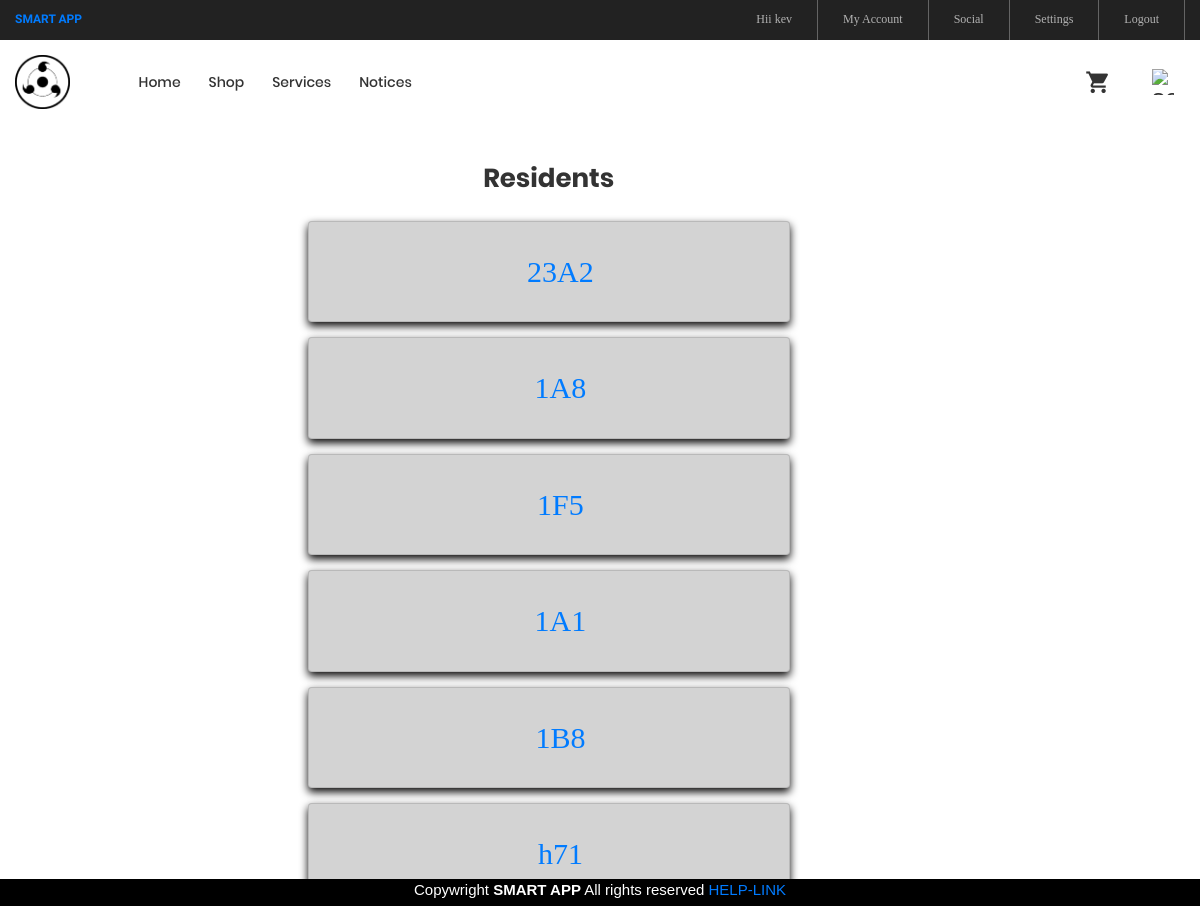
/residents/ (signed in), run on the app's committed database.
### signin/models.py (models this page shows, shortened)
class UserProfile(models.Model):
        user = models.OneToOneField(User, on_delete=models.CASCADE)
        flat_number = models.CharField(max_length=30)
        mobile_number = models.CharField(max_length=20)
        pro_pic=models.ImageField(upload_to='images',blank=True,null=True)

### ser/views.py (the view)
# urls.py: path('residents/',views.residents,name="residents"),
@login_required
def residents(request):
    tenants=UserProfile.objects.all()
    info=[]
    for x in tenants:
        y={'flnum':x.flat_number}
        info.append(y)
    context={
            'info':info
        }
    return render(request,'residents.html',context)

### templates/residents.html (shortened to what this page needs)
{% extends "base.html" %}
{% load static %}
{% block page_content %}
<body>
<div class="row " style="margin-top: 10%">
  <div class="col-md-3"></div>
<div  class="col-md-5" style="color:black">
    <h1 class="ltext-108 cl2 hov-cl1 trans-04 p-b-10" style="text-align: center;">Residents</h1>
    {% for y in info %}
    <div class="card p-3 m-t-15" style="background-color: lightgray">
	<li class="btn">
                        <a class="nav-link" href= "{% url 'category-list' y.flnum %}" style="font-size: 30px"><span class="lnr lnr-apartment">{{y.flnum}}</span></a>
                    </li>
    </div>
{% endfor %}
</body>
{% endblock %}

### templates/base.html (shortened to what this page needs)
{% load static	 %}
<!DOCTYPE html>
<html lang="en">
<head>
	<link rel="stylesheet" type="text/css" href="{% static 'vendor/bootstrap/css/bootstrap.min.css' %}">
	<link rel="stylesheet" type="text/css" href="{% static 'fonts/font-awesome-4.7.0/css/font-awesome.min.css' %}">
	<link rel="stylesheet" type="text/css" href="{% static 'fonts/iconic/css/material-design-iconic-font.min.css' %}">
	<link rel="stylesheet" type="text/css" href="{% static 'fonts/linearicons-v1.0.0/icon-font.min.css' %}">
	<link rel="stylesheet" type="text/css" href="{% static 'vendor/animate/animate.css' %}">
	<link rel="stylesheet" type="text/css" href="{% static 'vendor/css-hamburgers/hamburgers.min.css' %}">
	<link rel="stylesheet" type="text/css" href="{% static 'vendor/animsition/css/animsition.min.css' %}">
	<link rel="stylesheet" type="text/css" href="{% static 'vendor/select2/select2.min.css' %}">
	<link rel="stylesheet" type="text/css" href="{% static 'vendor/daterangepicker/daterangepicker.css' %}">
	<link rel="stylesheet" type="text/css" href="{% static 'vendor/slick/slick.css' %}">
	<link rel="stylesheet" type="text/css" href="{% static 'vendor/MagnificPopup/magnific-popup.css' %}">
	<link rel="stylesheet" type="text/css" href="{% static 'vendor/perfect-scrollbar/perfect-scrollbar.css' %}">
	<link rel="stylesheet" type="text/css" href="{% static 'css/util.css' %}">
	<link rel="stylesheet" type="text/css" href="{% static 'css/main.css' %}">
</head>
<body class="animsition">
	<header>
		<div class="container-menu-desktop">
			<div class="top-bar">
				<div class="content-topbar flex-sb-m h-full container">
					<div class="left-top-bar" style="font-family: Kaushan Script;color:  #9999ff;">
						<b><a href='/index'>SMART APP</a></b>
					</div>
					<div class="right-top-bar flex-w h-full">
						 {% if user.is_authenticated %}
						<a href="#" class="flex-c-m trans-04 p-lr-25" style="border-left: none">
							Hii {{user.first_name}}
						</a>
						<a href="/profile" class="flex-c-m trans-04 p-lr-25">
							My Account
						</a>
						<a href="/residents" class="flex-c-m trans-04 p-lr-25">
							Social
						</a>
						<a href="{% url 'password_change' %}"class="flex-c-m trans-04 p-lr-25">
							Settings
						</a>
						<a href="/accounts/logout" class="flex-c-m trans-04 p-lr-25">
							Logout
						</a>
						{% else %}
						<a href="/accounts/login" class="flex-c-m trans-04 p-lr-25">
							Login
						</a>
						{% endif %}
					</div>
				</div>
			</div>
			<div class="wrap-menu-desktop">
				<nav class="limiter-menu-desktop container">
					<a  class="logo" href='/index'>
						<img src="{% static 'images/logo.png' %}" alt="IMG-LOGO">
					</a>
					<div class="menu-desktop">
						<ul class="main-menu">
								<li>
								<a href="/index">Home</a>
							</li>
							<li>
								<a href="/shop">Shop</a>
							</li>
							<li >
								<a href="/req">Services</a>
							</li>
							<li>
								<a href="/h">Notices</a>
							</li>
						</ul>
					</div>
					<div class="wrap-icon-header flex-w flex-r-m">
						<div class="icon-header-item cl2 hov-cl1 trans-04 p-l-22 p-r-11 " >
							<a href="/list" class="dis-block icon-header-item cl2 hov-cl1 trans-04 p-l-22 p-r-11 " >
							<i class="zmdi zmdi-shopping-cart"></i>
						</a>
						</div>
						<a href="/show" class="dis-block icon-header-item cl2 hov-cl1 trans-04 p-l-22 p-r-11 " >
							 <img src="{% static 'images/service.png' %}" alt="service" style="width:22px;height:26px;float:right; " >
						</a>
					</div>
				</nav>
			</div>
		</div>
	</header>
	<div class="flex-container " style="margin-bottom: 8%">
{% block page_content %}
{% endblock %}
</div><body>
<div class="flex-container " style="background-color:black;color:white;position:fixed; left: 0; bottom: 0; width: 100%;z-index:3;height:3%;">
 <footer>
 <center>Copywright <b>SMART APP</b> All rights reserved <a href="https://www.google.co.in/">
  HELP-LINK</a></center>
</footer>
</div>
</body>
</html>

### signin/static/css/main.css (style rules this page uses)
.container { max-width: 1380px; }
@media (max-width: 1600px) { .container { max-width: 1200px; } }
.container-menu-desktop { height: auto; width: 100%; position: relative; -webkit-transition: all 0.3s; -o-transition: all 0.3s; -moz-transition: all 0.3s; transition: all 0.3s; }
.top-bar { height: 40px; background-color: #222; }
.left-top-bar { font-family: Poppins-Regular; font-size: 12px; line-height: 1.8; color: #b2b2b2; }
.right-top-bar a { font-family: Poppins-Regular; font-size: 12px; line-height: 1.8; height: 100%; color: #b2b2b2; border-right: 1px solid rgba(255,255,255,0.3); }
.right-top-bar a:first-child { border-left: 1px solid rgba(255,255,255,0.3); }
.wrap-menu-desktop { position: fixed; z-index: 1100; background-color: transparent; width: 100%; height: 84px; top: 40px; left: 0px; -webkit-transition: height 0.3s, background-color 0.3s; -o-transition: height 0.3s, background-color 0.3s; -moz-transition: height 0.3s, background-color 0.3s; transition: height 0.3s, background-color 0.3s; }
.limiter-menu-desktop { height: 100%; display: -webkit-box; display: -webkit-flex; display: -moz-box; display: -ms-flexbox; display: flex; align-items: center; background-color: transparent; }
.logo { display: -webkit-box; display: -webkit-flex; display: -moz-box; display: -ms-flexbox; display: flex; align-items: center; height: 65%; margin-right: 55px; }
.logo img { max-width: 100%; max-height: 100%; }
.menu-desktop { display: -webkit-box; display: -webkit-flex; display: -moz-box; display: -ms-flexbox; display: flex; align-items: center; height: 100%; }
.main-menu { list-style-type: none; margin: 0; display: -webkit-box; display: -webkit-flex; display: -moz-box; display: -ms-flexbox; display: flex; align-items: center; }
.main-menu > li { display: block; position: relative; padding: 20px 10px 20px 0px; margin: 0px 4px 0px 14px; }
.main-menu > li > a { font-family: Poppins-Medium; font-size: 14px; color: #333; padding: 5px 0px; transition: all 0.4s; -webkit-transition: all 0.4s; -o-transition: all 0.4s; -moz-transition: all 0.4s; }
.wrap-icon-header { flex-grow: 1; }
.icon-header-item { position: relative; font-size: 26px; line-height: 1; cursor: pointer; }
.cl2 { color: #333; }
.ltext-108 { font-family: Poppins-Bold; font-size: 26px; line-height: 1.3846; }

### templates/base.html (style rules this page uses)
.card { box-shadow: 0 4px 8px 0 rgb(7, 6, 6); transition: 0.3s; }

### data on the page
UserProfile: flnum "23A2"
UserProfile: flnum "1A8"
UserProfile: flnum "1F5"
UserProfile: flnum "1A1"
UserProfile: flnum "1B8"
UserProfile: flnum "h71"

### other printed values
{{ user.first_name }} "kev"
